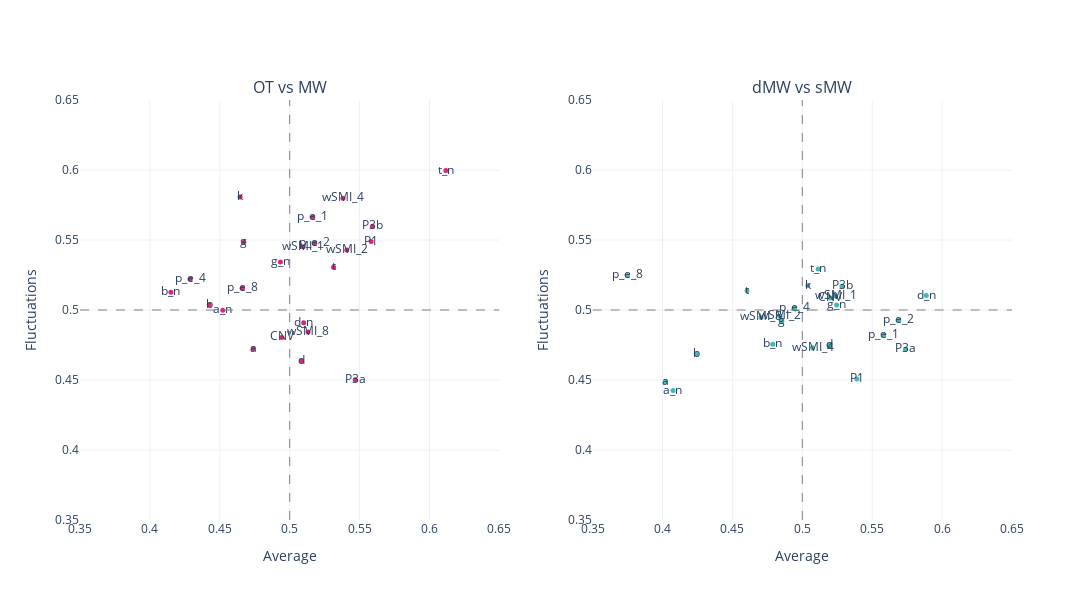

Notebook source saved alongside this figure:
### Code cell
mind = mind_average.assign(marker = lambda df: df['markers'].str.replace('_mean', '')).merge(
mind_fluctuations.assign(marker = lambda df: df['markers'].str.replace('_std', '')), on = 'marker', how = 'inner'
)
mw = mw_average.assign(marker = lambda df: df['markers'].str.replace('_mean', '')).merge(
mw_fluctuations.assign(marker = lambda df: df['markers'].str.replace('_std', '')), on = 'marker', how = 'inner'
)

fig = make_subplots(rows=1, cols=2, 
                    subplot_titles = ['OT vs MW', 'dMW vs sMW'],
                    specs=[[{"type": "scatter"}, {"type": "scatter"}]])

fig.add_trace(go.Scatter(
    x=mind.AUC_x,
    y=mind.AUC_y,
    text = mind.marker,
    mode = 'markers+text',
    marker = {'color':pink, 'size': 5},
#     marker_symbol= symbol_fun(mind, significant_mw)
    
))
fig.add_vline(x=0.5, line_width=1, line_dash="dash", line_color="grey", row = 1, col = 1)
fig.add_hline(y=0.5, line_width=1, line_dash="dash", line_color="grey", row = 1, col = 1)



fig.add_trace(go.Scatter(
    x=mw.AUC_x,
    y=mw.AUC_y,
    text = mw.marker,
    mode = 'markers+text',
    marker = {'color':lblue, 'size': 5},
#     marker_symbol= symbol_fun(mind, significant_mw)
    
), row =1, col = 2)
fig.add_vline(x=0.5, line_width=1, line_dash="dash", line_color="grey", row = 1, col = 2)
fig.add_hline(y=0.5, line_width=1, line_dash="dash", line_color="grey", row = 1, col = 2)


# Update xaxis properties
fig.update_xaxes(title_text="Average", range=[.35, .65],row=1, col=1)
fig.update_xaxes(title_text="Average", range=[.35,.65], row=1, col=2)

# Update yaxis properties
fig.update_yaxes(title_text="Fluctuations", range=[.35, .65],row=1, col=1)
fig.update_yaxes(title_text="Fluctuations", range=[.35,.65], row=1, col=2)


fig.update_layout(
    width=1200,
    height=600,    
    template = "plotly_white",
    showlegend=False,

)

fig.show()
pio.write_json(fig, 'Figs/average_fluctuations_auc_all.plotly')

### Figure 1 — Plotly figure (JSON) as saved in the notebook; plotly's stock layout.template omitted (floating-point values rounded to 4 significant figures)
{"data": [{"marker": {"color": "#DE237B", "size": 5}, "mode": "markers+text", "text": ["CNV", "P1", "P3a", "P3b", "a", "a_n", "b", "b_n", "d", "d_n", "g", "g_n", "k", "p_e_1", "p_e_2", "p_e_4", "p_e_8", "t", "t_n", "wSMI_1", "wSMI_2", "wSMI_4", "wSMI_8"], "type": "scatter", "x": [0.4943, 0.5583, 0.5468, 0.5592, 0.4738, 0.4521, 0.4424, 0.415, 0.5086, 0.51, 0.4672, 0.4934, 0.4645, 0.5165, 0.5179, 0.4289, 0.4661, 0.5314, 0.6117, 0.5096, 0.5409, 0.5381, 0.5131], "y": [0.4804, 0.5489, 0.4502, 0.5597, 0.4724, 0.4999, 0.5038, 0.5127, 0.4635, 0.4909, 0.5484, 0.5343, 0.5807, 0.5663, 0.5477, 0.5221, 0.5156, 0.5306, 0.5996, 0.5451, 0.5428, 0.5798, 0.4843]}, {"marker": {"color": "#42B9B2", "size": 5}, "mode": "markers+text", "text": ["CNV", "P1", "P3a", "P3b", "a", "a_n", "b", "b_n", "d", "d_n", "g", "g_n", "k", "p_e_1", "p_e_2", "p_e_4", "p_e_8", "t", "t_n", "wSMI_1", "wSMI_2", "wSMI_4", "wSMI_8"], "type": "scatter", "x": [0.5201, 0.5391, 0.5738, 0.5284, 0.402, 0.4075, 0.4241, 0.4789, 0.5192, 0.5887, 0.4854, 0.5245, 0.504, 0.5583, 0.569, 0.4943, 0.3749, 0.4604, 0.5114, 0.5239, 0.4841, 0.5073, 0.4705], "xaxis": "x2", "y": [0.5085, 0.4507, 0.472, 0.517, 0.4487, 0.4424, 0.4686, 0.4755, 0.475, 0.5103, 0.492, 0.5035, 0.5174, 0.4822, 0.4926, 0.5014, 0.5247, 0.5138, 0.5292, 0.5101, 0.4956, 0.473, 0.4947], "yaxis": "y2"}], "layout": {"annotations": [{"font": {"size": 16}, "showarrow": false, "text": "OT vs MW", "x": 0.225, "xanchor": "center", "xref": "paper", "y": 1, "yanchor": "bottom", "yref": "paper"}, {"font": {"size": 16}, "showarrow": false, "text": "dMW vs sMW", "x": 0.775, "xanchor": "center", "xref": "paper", "y": 1, "yanchor": "bottom", "yref": "paper"}], "height": 600, "shapes": [{"line": {"color": "grey", "dash": "dash", "width": 1}, "type": "line", "x0": 0.5, "x1": 0.5, "xref": "x", "y0": 0, "y1": 1, "yref": "y domain"}, {"line": {"color": "grey", "dash": "dash", "width": 1}, "type": "line", "x0": 0, "x1": 1, "xref": "x domain", "y0": 0.5, "y1": 0.5, "yref": "y"}, {"line": {"color": "grey", "dash": "dash", "width": 1}, "type": "line", "x0": 0.5, "x1": 0.5, "xref": "x2", "y0": 0, "y1": 1, "yref": "y2 domain"}, {"line": {"color": "grey", "dash": "dash", "width": 1}, "type": "line", "x0": 0, "x1": 1, "xref": "x2 domain", "y0": 0.5, "y1": 0.5, "yref": "y2"}], "showlegend": false, "width": 1200, "xaxis": {"anchor": "y", "domain": [0, 0.45], "range": [0.35, 0.65], "title": {"text": "Average"}, "type": "linear"}, "xaxis2": {"anchor": "y2", "domain": [0.55, 1], "range": [0.35, 0.65], "title": {"text": "Average"}, "type": "linear"}, "yaxis": {"anchor": "x", "domain": [0, 1], "range": [0.35, 0.65], "title": {"text": "Fluctuations"}, "type": "linear"}, "yaxis2": {"anchor": "x2", "domain": [0, 1], "range": [0.35, 0.65], "title": {"text": "Fluctuations"}, "type": "linear"}}}
